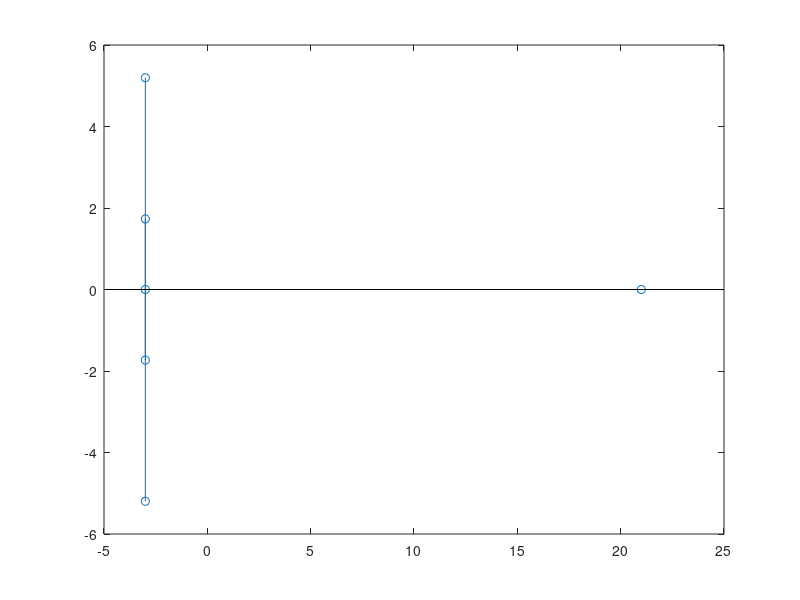

Write MATLAB code to recreate this figure.
close all 
clear all 
input_signal = [1 2 3 4 5 6]
fft_signal = fft(input_signal)
stem(real(fft_signal),imag(fft_signal),"o")
